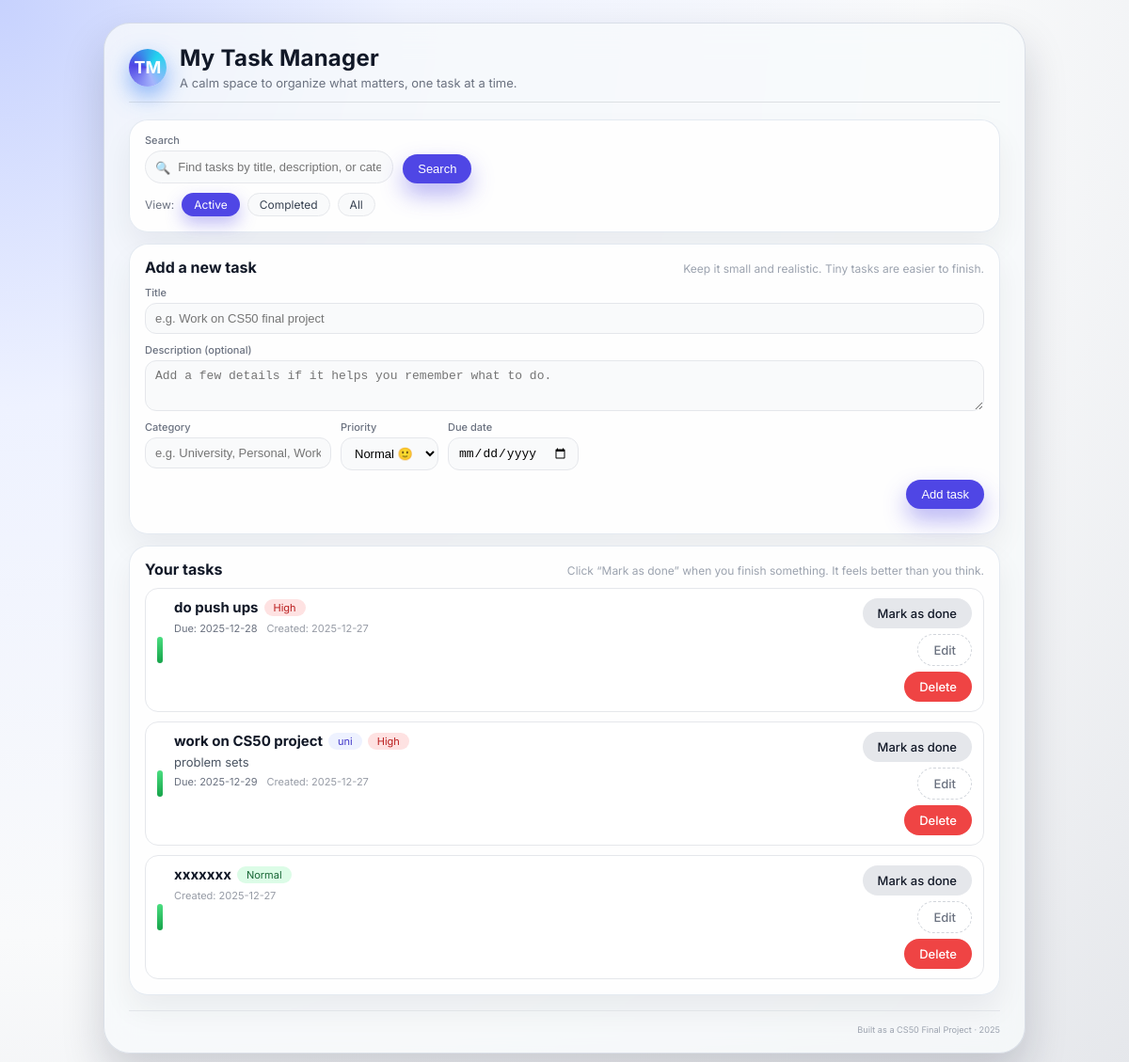
The page / on the database its author committed.
### tables this page shows
CREATE TABLE tasks (
    id INTEGER PRIMARY KEY AUTOINCREMENT,
    title TEXT NOT NULL,
    description TEXT,
    category TEXT,
    priority INTEGER DEFAULT 2, -- 1 = high, 2 = normal, 3 = low
    due_date TEXT,              -- format: YYYY-MM-DD
    done INTEGER DEFAULT 0,     -- 0 = not done, 1 = done
    created_at TEXT DEFAULT CURRENT_TIMESTAMP
);

### app.py (the view)
@app.route("/")
def index():
    filter_status = request.args.get("filter", "active")
    search = request.args.get("q", "").strip()
    query = "SELECT * FROM tasks WHERE 1=1"
    params = []
    if filter_status == "active":
        query += " AND done = 0"
    elif filter_status == "done":
        query += " AND done = 1"
    if search:
        query += " AND (title LIKE ? OR description LIKE ? OR category LIKE ?)"
        like = f"%{search}%"
        params.extend([like, like, like])
    query += " ORDER BY done ASC, priority ASC, due_date IS NULL, due_date ASC, created_at DESC"
    conn = get_db()
    tasks = conn.execute(query, params).fetchall()
    return render_template(
        "index.html",
        tasks=tasks,
        filter_status=filter_status,
        search=search,
    )

### app.py (called while the page is built)
def get_db():
    conn = sqlite3.connect(DB_NAME)
    conn.row_factory = sqlite3.Row  # so we can do row["title"]
    return conn

### templates/index.html (shortened to what this page needs)
{% extends "base.html" %}
{% block content %}
<section class="top-bar card">
    <form class="search-form" method="get" action="{{ url_for('index') }}">
        <div class="input-with-label">
            <span class="input-label">Search</span>
            <div class="input-wrapper">
                <span class="input-icon">🔍</span>
                <input
                    type="text"
                    name="q"
                    placeholder="Find tasks by title, description, or category…"
                    value="{{ search }}"
                >
            </div>
        </div>
        <button type="submit" class="btn primary">Search</button>
    </form>
    <div class="filters">
        <span class="filters-label">View:</span>
        <a href="{{ url_for('index', filter='active', q=search) }}"
           class="chip-filter {% if filter_status == 'active' %}active{% endif %}">
            Active
        </a>
        <a href="{{ url_for('index', filter='done', q=search) }}"
           class="chip-filter {% if filter_status == 'done' %}active{% endif %}">
            Completed
        </a>
        <a href="{{ url_for('index', filter='all', q=search) }}"
           class="chip-filter {% if filter_status == 'all' %}active{% endif %}">
            All
        </a>
    </div>
</section>
<section class="new-task card">
    <div class="card-header-row">
        <h2>Add a new task</h2>
        <span class="card-hint">Keep it small and realistic. Tiny tasks are easier to finish.</span>
    </div>
    <form action="{{ url_for('add') }}" method="post" class="task-form">
        <div class="row">
            <div class="input-with-label full">
                <span class="input-label">Title</span>
                <input
                    type="text"
                    name="title"
                    placeholder="e.g. Work on CS50 final project"
                    required
                >
            </div>
        </div>
        <div class="row">
            <div class="input-with-label full">
                <span class="input-label">Description (optional)</span>
                <textarea
                    name="description"
                    rows="2"
                    placeholder="Add a few details if it helps you remember what to do."
                ></textarea>
            </div>
        </div>
        <div class="row">
            <div class="input-with-label">
                <span class="input-label">Category</span>
                <input
                    type="text"
                    name="category"
                    placeholder="e.g. University, Personal, Work"
                >
            </div>
            <div class="input-with-label">
                <span class="input-label">Priority</span>
                <select name="priority">
                    <option value="2" selected>Normal 🙂</option>
                </select>
            </div>
            <div class="input-with-label">
                <span class="input-label">Due date</span>
                <input type="date" name="due_date">
            </div>
        </div>
        <div class="row actions-row">
            <button type="submit" class="btn primary">Add task</button>
        </div>
    </form>
</section>
<section class="tasks card">
    <div class="card-header-row">
        <h2>Your tasks</h2>
        <span class="card-hint">
            Click “Mark as done” when you finish something. It feels better than you think.
        </span>
    </div>
    {% if not tasks %}
        <p class="empty-state">
            You don’t have any tasks in this view yet. Add a small, 2-minute task to get started.
        </p>
    {% else %}
        <ul class="task-list">
            {% for task in tasks %}
                <li class="task-item {% if task['done'] %}done{% endif %}">
                    <div class="task-status-strip">
                        {% if task["done"] %}
                            <span class="status-dot done-dot"></span>
                        {% else %}
                            <span class="status-dot active-dot"></span>
                        {% endif %}
                    </div>
                    <div class="task-main">
                        <div class="task-title-row">
                            <h3>{{ task["title"] }}</h3>
                            {% if task["category"] %}
                                <span class="chip category">{{ task["category"] }}</span>
                            {% endif %}
                            {% if task["priority"] == 1 %}
                                <span class="chip priority high">High</span>
                            {% elif task["priority"] == 2 %}
                                <span class="chip priority normal">Normal</span>
                            {% else %}
                                <span class="chip priority low">Low</span>
                            {% endif %}
                        </div>
                        {% if task["description"] %}
                            <p class="task-desc">{{ task["description"] }}</p>
                        {% endif %}
                        <div class="task-meta">
                            {% if task["due_date"] %}
                                <span class="meta-item">Due: {{ task["due_date"] }}</span>
                            {% endif %}
                            {% if task["created_at"] %}
                                <span class="meta-item meta-faded">
                                    Created: {{ task["created_at"][:10] }}
                                </span>
                            {% endif %}
                        </div>
                    </div>
                    <div class="task-actions">
                        <a href="{{ url_for('toggle', task_id=task['id']) }}"
                           class="btn secondary">
                            {% if task["done"] %}
                                Mark as not done
                            {% else %}
                                Mark as done
                            {% endif %}
                        </a>
                        <a href="{{ url_for('edit', task_id=task['id']) }}"
                           class="btn ghost">
                            Edit
                        </a>
                        <a href="{{ url_for('delete', task_id=task['id']) }}"
                           class="btn danger"
                           onclick="return confirm('Delete this task?');">
                            Delete
                        </a>
                    </div>
                </li>
            {% endfor %}
        </ul>
    {% endif %}
</section>
{% endblock %}

### templates/base.html (shortened to what this page needs)
<!DOCTYPE html>
<html lang="en">
<head>
    <link rel="stylesheet" href="{{ url_for('static', filename='style.css') }}">
</head>
<body>
    <div class="page-bg">
        <div class="app-shell">
            <header class="app-header">
                <div class="logo-circle">TM</div>
                <div class="header-text">
                    <h1>My Task Manager</h1>
                    <p class="subtitle">
                        A calm space to organize what matters, one task at a time.
                    </p>
                </div>
            </header>
            <main class="app-main">
                {% block content %}{% endblock %}
            </main>
            <footer class="app-footer">
                <small>Built as a CS50 Final Project · {{ 2025 }}</small>
            </footer>
        </div>
    </div>
</body>
</html>

### rows shown on the page
tasks: done 0 (drawn), title "do push ups", priority "High", due_date "2025-12-28", created_at "2025-12-27"
tasks: done 0 (drawn), title "work on CS50 project", category "uni", priority "High", description "problem sets", due_date "2025-12-29", created_at "2025-12-27"
tasks: done 0 (drawn), title "xxxxxxx", priority "Normal", created_at "2025-12-27"

### other values the page prints
{{ 2025 }} "2025"
